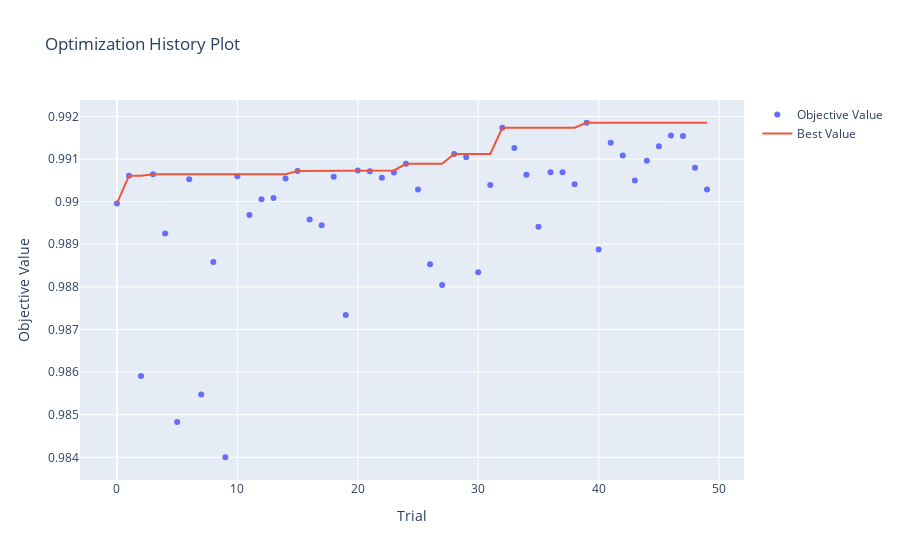
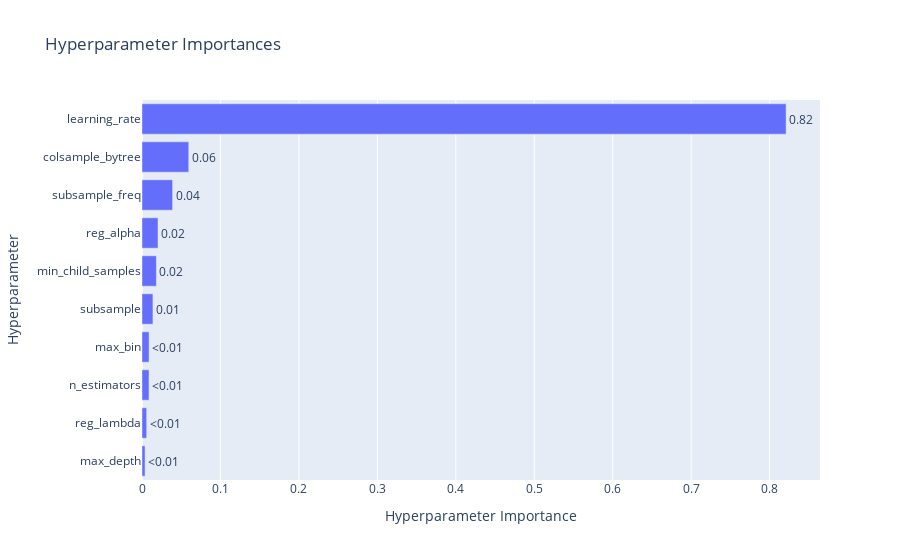
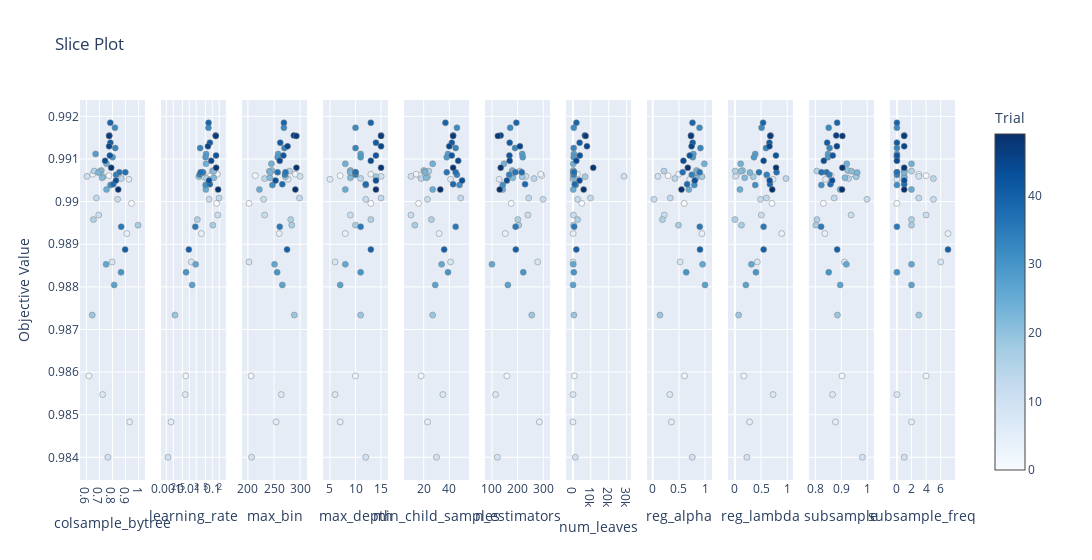

The code cell stored with these charts, in order, in its notebook:
### Markdown cell above
LightGBM : Tuning hyperparametri

### Code cell
def objective(trial):
    X_train, X_test, y_train, y_test = train_test_split(X, y, test_size=0.2, random_state=42, stratify=y)
        
    rus = RandomUnderSampler(sampling_strategy=0.03, random_state=42)
    X_train_res, y_train_res = rus.fit_resample(X_train, y_train)
    y_train_res.reset_index(drop=True, inplace=True)  # Reset index here
    X_train_res = pd.get_dummies(X_train_res)
    X_test = pd.get_dummies(X_test)
    X_train_res = clean_feature_names(X_train_res)
    X_test = clean_feature_names(X_test)

    X_train_res, X_test = X_train_res.align(X_test, join='inner', axis=1)

    params = {
        'n_estimators': trial.suggest_int('n_estimators', 100, 300),
        'learning_rate': trial.suggest_float('learning_rate', 0.001, 0.2, log=True),
        'max_depth': trial.suggest_int('max_depth', 5, 15),
        'num_leaves': trial.suggest_int('num_leaves', 20, 2**trial.suggest_int('max_depth', 5, 15)),
        'min_child_samples': trial.suggest_int('min_child_samples', 10, 50),
        'subsample': trial.suggest_float('subsample', 0.8, 1.0),
        'subsample_freq': trial.suggest_int('subsample_freq', 0, 7),
        'colsample_bytree': trial.suggest_float('colsample_bytree', 0.6, 1.0),
        'reg_alpha': trial.suggest_float('reg_alpha', 0.0, 1.0),
        'reg_lambda': trial.suggest_float('reg_lambda', 0.0, 1.0),
        'max_bin': trial.suggest_int('max_bin', 200, 300),
        'random_state': 42,
        'force_col_wise': True,
        'verbosity': -1
    }
# CV : ogni fold è usato 1 volta per la validation e 9 per il training, in questo modo riduciamo la varianza al minimo
    kf = StratifiedKFold(n_splits=10, shuffle=True)
    scores = []
    for train_index, val_index in kf.split(X_train_res, y_train_res):
        X_fold_train, X_fold_val = X_train_res.iloc[train_index], X_train_res.iloc[val_index]
        y_fold_train, y_fold_val = y_train_res[train_index], y_train_res[val_index]
        
        model = lgb.LGBMClassifier(**params)
        model.fit(X_fold_train, y_fold_train)
        y_fold_pred = model.predict_proba(X_fold_val)[:, 1]
        score = roc_auc_score(y_fold_val, y_fold_pred)
        scores.append(score)
    
    return np.mean(scores)


sampler = optuna.samplers.TPESampler(seed=42)  

study = optuna.create_study(direction='maximize', sampler = sampler)

study.optimize(objective, n_trials=50)

best_params = study.best_params
best_roc_auc = study.best_value

print("Best Hyperparameters:", best_params)
print("Best ROC AUC Score:", best_roc_auc)


history_plot = vis.plot_optimization_history(study)
history_plot.show()

importance_plot = vis.plot_param_importances(study)
importance_plot.show()

slice_plot = vis.plot_slice(study)
slice_plot.show()

### Figure 1 — Plotly figure (JSON) as saved in the notebook; plotly's stock layout.template omitted (floating-point values rounded to 4 significant figures)
{"data": [{"mode": "markers", "name": "Objective Value", "type": "scatter", "x": [0, 1, 2, 3, 4, 5, 6, 7, 8, 9, 10, 11, 12, 13, 14, 15, 16, 17, 18, 19, 20, 21, 22, 23, 24, 25, 26, 27, 28, 29, 30, 31, 32, 33, 34, 35, 36, 37, 38, 39, 40, 41, 42, 43, 44, 45, 46, 47, 48, 49], "y": [0.99, 0.9906, 0.9859, 0.9906, 0.9893, 0.9848, 0.9905, 0.9855, 0.9886, 0.984, 0.9906, 0.9897, 0.9901, 0.9901, 0.9905, 0.9907, 0.9896, 0.9894, 0.9906, 0.9873, 0.9907, 0.9907, 0.9906, 0.9907, 0.9909, 0.9903, 0.9885, 0.988, 0.9911, 0.991, 0.9883, 0.9904, 0.9917, 0.9913, 0.9906, 0.9894, 0.9907, 0.9907, 0.9904, 0.9919, 0.9889, 0.9914, 0.9911, 0.9905, 0.991, 0.9913, 0.9916, 0.9915, 0.9908, 0.9903]}, {"mode": "lines", "name": "Best Value", "type": "scatter", "x": [0, 1, 2, 3, 4, 5, 6, 7, 8, 9, 10, 11, 12, 13, 14, 15, 16, 17, 18, 19, 20, 21, 22, 23, 24, 25, 26, 27, 28, 29, 30, 31, 32, 33, 34, 35, 36, 37, 38, 39, 40, 41, 42, 43, 44, 45, 46, 47, 48, 49], "y": [0.99, 0.9906, 0.9906, 0.9906, 0.9906, 0.9906, 0.9906, 0.9906, 0.9906, 0.9906, 0.9906, 0.9906, 0.9906, 0.9906, 0.9906, 0.9907, 0.9907, 0.9907, 0.9907, 0.9907, 0.9907, 0.9907, 0.9907, 0.9907, 0.9909, 0.9909, 0.9909, 0.9909, 0.9911, 0.9911, 0.9911, 0.9911, 0.9917, 0.9917, 0.9917, 0.9917, 0.9917, 0.9917, 0.9917, 0.9919, 0.9919, 0.9919, 0.9919, 0.9919, 0.9919, 0.9919, 0.9919, 0.9919, 0.9919, 0.9919]}, {"marker": {"color": "#cccccc"}, "mode": "markers", "name": "Infeasible Trial", "showlegend": false, "type": "scatter", "x": [], "y": []}], "layout": {"title": {"text": "Optimization History Plot"}, "xaxis": {"title": {"text": "Trial"}}, "yaxis": {"title": {"text": "Objective Value"}}}}

### Figure 2 — Plotly figure (JSON) as saved in the notebook; plotly's stock layout.template omitted (floating-point values rounded to 4 significant figures)
{"data": [{"cliponaxis": false, "hovertemplate": ["max_depth (IntDistribution): 0.0038880020588979917<extra></extra>", "reg_lambda (FloatDistribution): 0.00594218843839501<extra></extra>", "n_estimators (IntDistribution): 0.008895797983514678<extra></extra>", "max_bin (IntDistribution): 0.009003767318141705<extra></extra>", "subsample (FloatDistribution): 0.013944438898993198<extra></extra>", "min_child_samples (IntDistribution): 0.018355696499035793<extra></extra>", "reg_alpha (FloatDistribution): 0.020422909998594085<extra></extra>", "subsample_freq (IntDistribution): 0.038960090720010505<extra></extra>", "colsample_bytree (FloatDistribution): 0.05958807264197213<extra></extra>", "learning_rate (FloatDistribution): 0.820999035442445<extra></extra>"], "name": "Objective Value", "orientation": "h", "text": ["<0.01", "<0.01", "<0.01", "<0.01", "0.01", "0.02", "0.02", "0.04", "0.06", "0.82"], "textposition": "outside", "type": "bar", "x": [0.003888, 0.005942, 0.008896, 0.009004, 0.01394, 0.01836, 0.02042, 0.03896, 0.05959, 0.821], "y": ["max_depth", "reg_lambda", "n_estimators", "max_bin", "subsample", "min_child_samples", "reg_alpha", "subsample_freq", "colsample_bytree", "learning_rate"]}], "layout": {"title": {"text": "Hyperparameter Importances"}, "xaxis": {"title": {"text": "Hyperparameter Importance"}}, "yaxis": {"title": {"text": "Hyperparameter"}}}}

### Figure 3 — Plotly figure (JSON) as saved in the notebook; plotly's stock layout.template omitted (floating-point values rounded to 4 significant figures)
{"data": [{"marker": {"color": [0, 1, 2, 3, 4, 5, 6, 7, 8, 9, 10, 11, 12, 13, 14, 15, 16, 17, 18, 19, 20, 21, 22, 23, 24, 25, 26, 27, 28, 29, 30, 31, 32, 33, 34, 35, 36, 37, 38, 39, 40, 41, 42, 43, 44, 45, 46, 47, 48, 49], "colorbar": {"title": {"text": "Trial"}, "x": 1, "xpad": 40}, "colorscale": [[0, "rgb(247,251,255)"], [0.125, "rgb(222,235,247)"], [0.25, "rgb(198,219,239)"], [0.375, "rgb(158,202,225)"], [0.5, "rgb(107,174,214)"], [0.625, "rgb(66,146,198)"], [0.75, "rgb(33,113,181)"], [0.875, "rgb(8,81,156)"], [1, "rgb(8,48,107)"]], "line": {"color": "Grey", "width": 0.5}, "showscale": true}, "mode": "markers", "name": "Feasible Trial", "showlegend": false, "type": "scatter", "x": [0.9465, 0.7728, 0.6186, 0.6488, 0.9101, 0.9315, 0.9262, 0.7244, 0.7975, 0.7642, 0.6045, 0.6942, 0.8397, 0.6769, 0.8677, 0.6594, 0.654, 0.9965, 0.7275, 0.6449, 0.7145, 0.704, 0.7207, 0.6924, 0.7547, 0.7543, 0.7512, 0.8131, 0.6705, 0.801, 0.8656, 0.785, 0.8189, 0.8213, 0.8273, 0.8669, 0.8524, 0.8984, 0.8059, 0.7834, 0.8974, 0.7837, 0.7799, 0.8264, 0.7433, 0.7742, 0.7762, 0.7744, 0.7903, 0.8441], "xaxis": "x", "y": [0.99, 0.9906, 0.9859, 0.9906, 0.9893, 0.9848, 0.9905, 0.9855, 0.9886, 0.984, 0.9906, 0.9897, 0.9901, 0.9901, 0.9905, 0.9907, 0.9896, 0.9894, 0.9906, 0.9873, 0.9907, 0.9907, 0.9906, 0.9907, 0.9909, 0.9903, 0.9885, 0.988, 0.9911, 0.991, 0.9883, 0.9904, 0.9917, 0.9913, 0.9906, 0.9894, 0.9907, 0.9907, 0.9904, 0.9919, 0.9889, 0.9914, 0.9911, 0.9905, 0.991, 0.9913, 0.9916, 0.9915, 0.9908, 0.9903], "yaxis": "y"}, {"marker": {"color": [0, 1, 2, 3, 4, 5, 6, 7, 8, 9, 10, 11, 12, 13, 14, 15, 16, 17, 18, 19, 20, 21, 22, 23, 24, 25, 26, 27, 28, 29, 30, 31, 32, 33, 34, 35, 36, 37, 38, 39, 40, 41, 42, 43, 44, 45, 46, 47, 48, 49], "colorbar": {"title": {"text": "Trial"}, "x": 1, "xpad": 40}, "colorscale": [[0, "rgb(247,251,255)"], [0.125, "rgb(222,235,247)"], [0.25, "rgb(198,219,239)"], [0.375, "rgb(158,202,225)"], [0.5, "rgb(107,174,214)"], [0.625, "rgb(66,146,198)"], [0.75, "rgb(33,113,181)"], [0.875, "rgb(8,81,156)"], [1, "rgb(8,48,107)"]], "line": {"color": "Grey", "width": 0.5}, "showscale": false}, "mode": "markers", "name": "Feasible Trial", "showlegend": false, "type": "scatter", "x": [0.154, 0.08231, 0.006966, 0.1667, 0.03346, 0.001598, 0.07013, 0.006681, 0.01221, 0.001181, 0.03705, 0.1728, 0.07303, 0.1971, 0.05555, 0.1, 0.02229, 0.1053, 0.02584, 0.002376, 0.1134, 0.1152, 0.1158, 0.04011, 0.05328, 0.05231, 0.0189, 0.01327, 0.05378, 0.05091, 0.007226, 0.05107, 0.06813, 0.02962, 0.02813, 0.01817, 0.03815, 0.03108, 0.07841, 0.06894, 0.009541, 0.07861, 0.146, 0.07156, 0.08968, 0.06463, 0.1394, 0.142, 0.1473, 0.1791], "xaxis": "x2", "y": [0.99, 0.9906, 0.9859, 0.9906, 0.9893, 0.9848, 0.9905, 0.9855, 0.9886, 0.984, 0.9906, 0.9897, 0.9901, 0.9901, 0.9905, 0.9907, 0.9896, 0.9894, 0.9906, 0.9873, 0.9907, 0.9907, 0.9906, 0.9907, 0.9909, 0.9903, 0.9885, 0.988, 0.9911, 0.991, 0.9883, 0.9904, 0.9917, 0.9913, 0.9906, 0.9894, 0.9907, 0.9907, 0.9904, 0.9919, 0.9889, 0.9914, 0.9911, 0.9905, 0.991, 0.9913, 0.9916, 0.9915, 0.9908, 0.9903], "yaxis": "y2"}, {"marker": {"color": [0, 1, 2, 3, 4, 5, 6, 7, 8, 9, 10, 11, 12, 13, 14, 15, 16, 17, 18, 19, 20, 21, 22, 23, 24, 25, 26, 27, 28, 29, 30, 31, 32, 33, 34, 35, 36, 37, 38, 39, 40, 41, 42, 43, 44, 45, 46, 47, 48, 49], "colorbar": {"title": {"text": "Trial"}, "x": 1, "xpad": 40}, "colorscale": [[0, "rgb(247,251,255)"], [0.125, "rgb(222,235,247)"], [0.25, "rgb(198,219,239)"], [0.375, "rgb(158,202,225)"], [0.5, "rgb(107,174,214)"], [0.625, "rgb(66,146,198)"], [0.75, "rgb(33,113,181)"], [0.875, "rgb(8,81,156)"], [1, "rgb(8,48,107)"]], "line": {"color": "Grey", "width": 0.5}, "showscale": false}, "mode": "markers", "name": "Feasible Trial", "showlegend": false, "type": "scatter", "x": [202, 214, 206, 291, 260, 254, 277, 264, 202, 207, 300, 232, 230, 299, 232, 280, 282, 284, 272, 289, 246, 241, 242, 243, 245, 222, 251, 266, 258, 257, 256, 247, 269, 270, 271, 261, 272, 257, 266, 269, 275, 262, 268, 253, 261, 276, 288, 293, 293, 291], "xaxis": "x3", "y": [0.99, 0.9906, 0.9859, 0.9906, 0.9893, 0.9848, 0.9905, 0.9855, 0.9886, 0.984, 0.9906, 0.9897, 0.9901, 0.9901, 0.9905, 0.9907, 0.9896, 0.9894, 0.9906, 0.9873, 0.9907, 0.9907, 0.9906, 0.9907, 0.9909, 0.9903, 0.9885, 0.988, 0.9911, 0.991, 0.9883, 0.9904, 0.9917, 0.9913, 0.9906, 0.9894, 0.9907, 0.9907, 0.9904, 0.9919, 0.9889, 0.9914, 0.9911, 0.9905, 0.991, 0.9913, 0.9916, 0.9915, 0.9908, 0.9903], "yaxis": "y3"}, {"marker": {"color": [0, 1, 2, 3, 4, 5, 6, 7, 8, 9, 10, 11, 12, 13, 14, 15, 16, 17, 18, 19, 20, 21, 22, 23, 24, 25, 26, 27, 28, 29, 30, 31, 32, 33, 34, 35, 36, 37, 38, 39, 40, 41, 42, 43, 44, 45, 46, 47, 48, 49], "colorbar": {"title": {"text": "Trial"}, "x": 1, "xpad": 40}, "colorscale": [[0, "rgb(247,251,255)"], [0.125, "rgb(222,235,247)"], [0.25, "rgb(198,219,239)"], [0.375, "rgb(158,202,225)"], [0.5, "rgb(107,174,214)"], [0.625, "rgb(66,146,198)"], [0.75, "rgb(33,113,181)"], [0.875, "rgb(8,81,156)"], [1, "rgb(8,48,107)"]], "line": {"color": "Grey", "width": 0.5}, "showscale": false}, "mode": "markers", "name": "Feasible Trial", "showlegend": false, "type": "scatter", "x": [13, 7, 10, 13, 8, 7, 5, 6, 6, 12, 15, 9, 12, 15, 11, 9, 13, 10, 14, 11, 9, 9, 9, 9, 8, 8, 8, 7, 11, 11, 11, 12, 10, 10, 10, 11, 10, 10, 12, 13, 13, 14, 14, 14, 13, 15, 15, 15, 15, 14], "xaxis": "x4", "y": [0.99, 0.9906, 0.9859, 0.9906, 0.9893, 0.9848, 0.9905, 0.9855, 0.9886, 0.984, 0.9906, 0.9897, 0.9901, 0.9901, 0.9905, 0.9907, 0.9896, 0.9894, 0.9906, 0.9873, 0.9907, 0.9907, 0.9906, 0.9907, 0.9909, 0.9903, 0.9885, 0.988, 0.9911, 0.991, 0.9883, 0.9904, 0.9917, 0.9913, 0.9906, 0.9894, 0.9907, 0.9907, 0.9904, 0.9919, 0.9889, 0.9914, 0.9911, 0.9905, 0.991, 0.9913, 0.9916, 0.9915, 0.9908, 0.9903], "yaxis": "y4"}, {"marker": {"color": [0, 1, 2, 3, 4, 5, 6, 7, 8, 9, 10, 11, 12, 13, 14, 15, 16, 17, 18, 19, 20, 21, 22, 23, 24, 25, 26, 27, 28, 29, 30, 31, 32, 33, 34, 35, 36, 37, 38, 39, 40, 41, 42, 43, 44, 45, 46, 47, 48, 49], "colorbar": {"title": {"text": "Trial"}, "x": 1, "xpad": 40}, "colorscale": [[0, "rgb(247,251,255)"], [0.125, "rgb(222,235,247)"], [0.25, "rgb(198,219,239)"], [0.375, "rgb(158,202,225)"], [0.5, "rgb(107,174,214)"], [0.625, "rgb(66,146,198)"], [0.75, "rgb(33,113,181)"], [0.875, "rgb(8,81,156)"], [1, "rgb(8,48,107)"]], "line": {"color": "Grey", "width": 0.5}, "showscale": false}, "mode": "markers", "name": "Feasible Trial", "showlegend": false, "type": "scatter", "x": [16, 17, 18, 14, 32, 23, 41, 35, 41, 30, 10, 10, 23, 49, 18, 24, 26, 13, 23, 27, 20, 21, 22, 21, 27, 27, 34, 29, 39, 38, 39, 48, 46, 45, 46, 45, 38, 45, 43, 37, 36, 42, 42, 50, 47, 40, 43, 43, 43, 33], "xaxis": "x5", "y": [0.99, 0.9906, 0.9859, 0.9906, 0.9893, 0.9848, 0.9905, 0.9855, 0.9886, 0.984, 0.9906, 0.9897, 0.9901, 0.9901, 0.9905, 0.9907, 0.9896, 0.9894, 0.9906, 0.9873, 0.9907, 0.9907, 0.9906, 0.9907, 0.9909, 0.9903, 0.9885, 0.988, 0.9911, 0.991, 0.9883, 0.9904, 0.9917, 0.9913, 0.9906, 0.9894, 0.9907, 0.9907, 0.9904, 0.9919, 0.9889, 0.9914, 0.9911, 0.9905, 0.991, 0.9913, 0.9916, 0.9915, 0.9908, 0.9903], "yaxis": "y5"}, {"marker": {"color": [0, 1, 2, 3, 4, 5, 6, 7, 8, 9, 10, 11, 12, 13, 14, 15, 16, 17, 18, 19, 20, 21, 22, 23, 24, 25, 26, 27, 28, 29, 30, 31, 32, 33, 34, 35, 36, 37, 38, 39, 40, 41, 42, 43, 44, 45, 46, 47, 48, 49], "colorbar": {"title": {"text": "Trial"}, "x": 1, "xpad": 40}, "colorscale": [[0, "rgb(247,251,255)"], [0.125, "rgb(222,235,247)"], [0.25, "rgb(198,219,239)"], [0.375, "rgb(158,202,225)"], [0.5, "rgb(107,174,214)"], [0.625, "rgb(66,146,198)"], [0.75, "rgb(33,113,181)"], [0.875, "rgb(8,81,156)"], [1, "rgb(8,48,107)"]], "line": {"color": "Grey", "width": 0.5}, "showscale": false}, "mode": "markers", "name": "Feasible Trial", "showlegend": false, "type": "scatter", "x": [175, 294, 158, 290, 152, 285, 128, 114, 278, 121, 232, 240, 299, 243, 264, 209, 201, 204, 218, 255, 179, 182, 181, 181, 147, 142, 100, 162, 218, 220, 222, 142, 171, 190, 167, 192, 191, 216, 229, 195, 193, 169, 168, 158, 169, 209, 134, 123, 134, 130], "xaxis": "x6", "y": [0.99, 0.9906, 0.9859, 0.9906, 0.9893, 0.9848, 0.9905, 0.9855, 0.9886, 0.984, 0.9906, 0.9897, 0.9901, 0.9901, 0.9905, 0.9907, 0.9896, 0.9894, 0.9906, 0.9873, 0.9907, 0.9907, 0.9906, 0.9907, 0.9909, 0.9903, 0.9885, 0.988, 0.9911, 0.991, 0.9883, 0.9904, 0.9917, 0.9913, 0.9906, 0.9894, 0.9907, 0.9907, 0.9904, 0.9919, 0.9889, 0.9914, 0.9911, 0.9905, 0.991, 0.9913, 0.9916, 0.9915, 0.9908, 0.9903], "yaxis": "y6"}, {"marker": {"color": [0, 1, 2, 3, 4, 5, 6, 7, 8, 9, 10, 11, 12, 13, 14, 15, 16, 17, 18, 19, 20, 21, 22, 23, 24, 25, 26, 27, 28, 29, 30, 31, 32, 33, 34, 35, 36, 37, 38, 39, 40, 41, 42, 43, 44, 45, 46, 47, 48, 49], "colorbar": {"title": {"text": "Trial"}, "x": 1, "xpad": 40}, "colorscale": [[0, "rgb(247,251,255)"], [0.125, "rgb(222,235,247)"], [0.25, "rgb(198,219,239)"], [0.375, "rgb(158,202,225)"], [0.5, "rgb(107,174,214)"], [0.625, "rgb(66,146,198)"], [0.75, "rgb(33,113,181)"], [0.875, "rgb(8,81,156)"], [1, "rgb(8,48,107)"]], "line": {"color": "Grey", "width": 0.5}, "showscale": false}, "mode": "markers", "name": "Feasible Trial", "showlegend": false, "type": "scatter", "x": [4912, 39, 809, 2509, 143, 24, 32, 58, 52, 1301, 28527, 311, 2661, 9804, 1077, 255, 2638, 350, 6801, 559, 203, 225, 229, 211, 199, 180, 186, 88, 551, 474, 498, 1553, 492, 444, 473, 702, 423, 615, 1014, 1946, 1911, 3740, 3853, 3697, 1922, 7843, 6668, 7109, 11332, 6001], "xaxis": "x7", "y": [0.99, 0.9906, 0.9859, 0.9906, 0.9893, 0.9848, 0.9905, 0.9855, 0.9886, 0.984, 0.9906, 0.9897, 0.9901, 0.9901, 0.9905, 0.9907, 0.9896, 0.9894, 0.9906, 0.9873, 0.9907, 0.9907, 0.9906, 0.9907, 0.9909, 0.9903, 0.9885, 0.988, 0.9911, 0.991, 0.9883, 0.9904, 0.9917, 0.9913, 0.9906, 0.9894, 0.9907, 0.9907, 0.9904, 0.9919, 0.9889, 0.9914, 0.9911, 0.9905, 0.991, 0.9913, 0.9916, 0.9915, 0.9908, 0.9903], "yaxis": "y7"}, {"marker": {"color": [0, 1, 2, 3, 4, 5, 6, 7, 8, 9, 10, 11, 12, 13, 14, 15, 16, 17, 18, 19, 20, 21, 22, 23, 24, 25, 26, 27, 28, 29, 30, 31, 32, 33, 34, 35, 36, 37, 38, 39, 40, 41, 42, 43, 44, 45, 46, 47, 48, 49], "colorbar": {"title": {"text": "Trial"}, "x": 1, "xpad": 40}, "colorscale": [[0, "rgb(247,251,255)"], [0.125, "rgb(222,235,247)"], [0.25, "rgb(198,219,239)"], [0.375, "rgb(158,202,225)"], [0.5, "rgb(107,174,214)"], [0.625, "rgb(66,146,198)"], [0.75, "rgb(33,113,181)"], [0.875, "rgb(8,81,156)"], [1, "rgb(8,48,107)"]], "line": {"color": "Grey", "width": 0.5}, "showscale": false}, "mode": "markers", "name": "Feasible Trial", "showlegend": false, "type": "scatter", "x": [0.6011, 0.2912, 0.6075, 0.4952, 0.9395, 0.3568, 0.7069, 0.3252, 0.5227, 0.7556, 0.09697, 0.2208, 0.02241, 0.334, 0.4214, 0.2133, 0.1833, 0.4899, 0.9418, 0.1374, 0.8337, 0.8597, 0.8292, 0.8394, 0.9852, 0.6894, 0.9513, 0.9985, 0.7754, 0.7652, 0.6387, 0.7943, 0.8935, 0.9111, 0.7452, 0.8985, 0.8961, 0.5726, 0.655, 0.7592, 0.9025, 0.7631, 0.7052, 0.8031, 0.5855, 0.7418, 0.7317, 0.7301, 0.6702, 0.5485], "xaxis": "x8", "y": [0.99, 0.9906, 0.9859, 0.9906, 0.9893, 0.9848, 0.9905, 0.9855, 0.9886, 0.984, 0.9906, 0.9897, 0.9901, 0.9901, 0.9905, 0.9907, 0.9896, 0.9894, 0.9906, 0.9873, 0.9907, 0.9907, 0.9906, 0.9907, 0.9909, 0.9903, 0.9885, 0.988, 0.9911, 0.991, 0.9883, 0.9904, 0.9917, 0.9913, 0.9906, 0.9894, 0.9907, 0.9907, 0.9904, 0.9919, 0.9889, 0.9914, 0.9911, 0.9905, 0.991, 0.9913, 0.9916, 0.9915, 0.9908, 0.9903], "yaxis": "y8"}, {"marker": {"color": [0, 1, 2, 3, 4, 5, 6, 7, 8, 9, 10, 11, 12, 13, 14, 15, 16, 17, 18, 19, 20, 21, 22, 23, 24, 25, 26, 27, 28, 29, 30, 31, 32, 33, 34, 35, 36, 37, 38, 39, 40, 41, 42, 43, 44, 45, 46, 47, 48, 49], "colorbar": {"title": {"text": "Trial"}, "x": 1, "xpad": 40}, "colorscale": [[0, "rgb(247,251,255)"], [0.125, "rgb(222,235,247)"], [0.25, "rgb(198,219,239)"], [0.375, "rgb(158,202,225)"], [0.5, "rgb(107,174,214)"], [0.625, "rgb(66,146,198)"], [0.75, "rgb(33,113,181)"], [0.875, "rgb(8,81,156)"], [1, "rgb(8,48,107)"]], "line": {"color": "Grey", "width": 0.5}, "showscale": false}, "mode": "markers", "name": "Feasible Trial", "showlegend": false, "type": "scatter", "x": [0.7081, 0.6119, 0.1705, 0.03439, 0.8948, 0.2809, 0.729, 0.7296, 0.4275, 0.2288, 0.01231, 0.5057, 0.49, 0.6025, 0.9773, 0.004968, 0.0003903, 0.1254, 0.3498, 0.07037, 0.1462, 0.1168, 0.1875, 0.2867, 0.1095, 0.09592, 0.3152, 0.2102, 0.3887, 0.3645, 0.4018, 0.3884, 0.5099, 0.5944, 0.6091, 0.5484, 0.4597, 0.7969, 0.6697, 0.5384, 0.5496, 0.66, 0.7845, 0.6644, 0.549, 0.6603, 0.6813, 0.6764, 0.7864, 0.7142], "xaxis": "x9", "y": [0.99, 0.9906, 0.9859, 0.9906, 0.9893, 0.9848, 0.9905, 0.9855, 0.9886, 0.984, 0.9906, 0.9897, 0.9901, 0.9901, 0.9905, 0.9907, 0.9896, 0.9894, 0.9906, 0.9873, 0.9907, 0.9907, 0.9906, 0.9907, 0.9909, 0.9903, 0.9885, 0.988, 0.9911, 0.991, 0.9883, 0.9904, 0.9917, 0.9913, 0.9906, 0.9894, 0.9907, 0.9907, 0.9904, 0.9919, 0.9889, 0.9914, 0.9911, 0.9905, 0.991, 0.9913, 0.9916, 0.9915, 0.9908, 0.9903], "yaxis": "y9"}, {"marker": {"color": [0, 1, 2, 3, 4, 5, 6, 7, 8, 9, 10, 11, 12, 13, 14, 15, 16, 17, 18, 19, 20, 21, 22, 23, 24, 25, 26, 27, 28, 29, 30, 31, 32, 33, 34, 35, 36, 37, 38, 39, 40, 41, 42, 43, 44, 45, 46, 47, 48, 49], "colorbar": {"title": {"text": "Trial"}, "x": 1, "xpad": 40}, "colorscale": [[0, "rgb(247,251,255)"], [0.125, "rgb(222,235,247)"], [0.25, "rgb(198,219,239)"], [0.375, "rgb(158,202,225)"], [0.5, "rgb(107,174,214)"], [0.625, "rgb(66,146,198)"], [0.75, "rgb(33,113,181)"], [0.875, "rgb(8,81,156)"], [1, "rgb(8,48,107)"]], "line": {"color": "Grey", "width": 0.5}, "showscale": false}, "mode": "markers", "name": "Feasible Trial", "showlegend": false, "type": "scatter", "x": [0.8312, 0.8608, 0.9028, 0.9368, 0.837, 0.8777, 0.8397, 0.8662, 0.9123, 0.9815, 0.9576, 0.9379, 0.9992, 0.8728, 0.9281, 0.8059, 0.8064, 0.8025, 0.9577, 0.8854, 0.9249, 0.94, 0.9142, 0.9614, 0.9213, 0.8959, 0.9197, 0.896, 0.849, 0.8487, 0.8518, 0.8234, 0.8517, 0.855, 0.8546, 0.8225, 0.8432, 0.8239, 0.8584, 0.8842, 0.8843, 0.8457, 0.8672, 0.865, 0.8329, 0.8832, 0.8806, 0.9044, 0.9042, 0.903], "xaxis": "x10", "y": [0.99, 0.9906, 0.9859, 0.9906, 0.9893, 0.9848, 0.9905, 0.9855, 0.9886, 0.984, 0.9906, 0.9897, 0.9901, 0.9901, 0.9905, 0.9907, 0.9896, 0.9894, 0.9906, 0.9873, 0.9907, 0.9907, 0.9906, 0.9907, 0.9909, 0.9903, 0.9885, 0.988, 0.9911, 0.991, 0.9883, 0.9904, 0.9917, 0.9913, 0.9906, 0.9894, 0.9907, 0.9907, 0.9904, 0.9919, 0.9889, 0.9914, 0.9911, 0.9905, 0.991, 0.9913, 0.9916, 0.9915, 0.9908, 0.9903], "yaxis": "y10"}, {"marker": {"color": [0, 1, 2, 3, 4, 5, 6, 7, 8, 9, 10, 11, 12, 13, 14, 15, 16, 17, 18, 19, 20, 21, 22, 23, 24, 25, 26, 27, 28, 29, 30, 31, 32, 33, 34, 35, 36, 37, 38, 39, 40, 41, 42, 43, 44, 45, 46, 47, 48, 49], "colorbar": {"title": {"text": "Trial"}, "x": 1, "xpad": 40}, "colorscale": [[0, "rgb(247,251,255)"], [0.125, "rgb(222,235,247)"], [0.25, "rgb(198,219,239)"], [0.375, "rgb(158,202,225)"], [0.5, "rgb(107,174,214)"], [0.625, "rgb(66,146,198)"], [0.75, "rgb(33,113,181)"], [0.875, "rgb(8,81,156)"], [1, "rgb(8,48,107)"]], "line": {"color": "Grey", "width": 0.5}, "showscale": false}, "mode": "markers", "name": "Feasible Trial", "showlegend": false, "type": "scatter", "x": [0, 4, 4, 3, 7, 2, 0, 0, 6, 1, 3, 4, 5, 3, 5, 2, 2, 2, 1, 3, 1, 1, 1, 1, 2, 2, 2, 2, 0, 0, 0, 0, 0, 0, 0, 0, 0, 0, 1, 0, 7, 0, 0, 1, 0, 1, 1, 1, 1, 1], "xaxis": "x11", "y": [0.99, 0.9906, 0.9859, 0.9906, 0.9893, 0.9848, 0.9905, 0.9855, 0.9886, 0.984, 0.9906, 0.9897, 0.9901, 0.9901, 0.9905, 0.9907, 0.9896, 0.9894, 0.9906, 0.9873, 0.9907, 0.9907, 0.9906, 0.9907, 0.9909, 0.9903, 0.9885, 0.988, 0.9911, 0.991, 0.9883, 0.9904, 0.9917, 0.9913, 0.9906, 0.9894, 0.9907, 0.9907, 0.9904, 0.9919, 0.9889, 0.9914, 0.9911, 0.9905, 0.991, 0.9913, 0.9916, 0.9915, 0.9908, 0.9903], "yaxis": "y11"}], "layout": {"title": {"text": "Slice Plot"}, "width": 3300, "xaxis": {"anchor": "y", "domain": [0, 0.07438], "title": {"text": "colsample_bytree"}}, "xaxis10": {"anchor": "y10", "domain": [0.8331, 0.9074], "title": {"text": "subsample"}}, "xaxis11": {"anchor": "y11", "domain": [0.9256, 1.0], "title": {"text": "subsample_freq"}}, "xaxis2": {"anchor": "y2", "domain": [0.09256, 0.1669], "title": {"text": "learning_rate"}, "type": "log"}, "xaxis3": {"anchor": "y3", "domain": [0.1851, 0.2595], "title": {"text": "max_bin"}}, "xaxis4": {"anchor": "y4", "domain": [0.2777, 0.3521], "title": {"text": "max_depth"}}, "xaxis5": {"anchor": "y5", "domain": [0.3702, 0.4446], "title": {"text": "min_child_samples"}}, "xaxis6": {"anchor": "y6", "domain": [0.4628, 0.5372], "title": {"text": "n_estimators"}}, "xaxis7": {"anchor": "y7", "domain": [0.5554, 0.6298], "title": {"text": "num_leaves"}}, "xaxis8": {"anchor": "y8", "domain": [0.6479, 0.7223], "title": {"text": "reg_alpha"}}, "xaxis9": {"anchor": "y9", "domain": [0.7405, 0.8149], "title": {"text": "reg_lambda"}}, "yaxis": {"anchor": "x", "domain": [0, 1], "title": {"text": "Objective Value"}}, "yaxis10": {"anchor": "x10", "domain": [0, 1], "matches": "y", "showticklabels": false}, "yaxis11": {"anchor": "x11", "domain": [0, 1], "matches": "y", "showticklabels": false}, "yaxis2": {"anchor": "x2", "domain": [0, 1], "matches": "y", "showticklabels": false}, "yaxis3": {"anchor": "x3", "domain": [0, 1], "matches": "y", "showticklabels": false}, "yaxis4": {"anchor": "x4", "domain": [0, 1], "matches": "y", "showticklabels": false}, "yaxis5": {"anchor": "x5", "domain": [0, 1], "matches": "y", "showticklabels": false}, "yaxis6": {"anchor": "x6", "domain": [0, 1], "matches": "y", "showticklabels": false}, "yaxis7": {"anchor": "x7", "domain": [0, 1], "matches": "y", "showticklabels": false}, "yaxis8": {"anchor": "x8", "domain": [0, 1], "matches": "y", "showticklabels": false}, "yaxis9": {"anchor": "x9", "domain": [0, 1], "matches": "y", "showticklabels": false}}}
